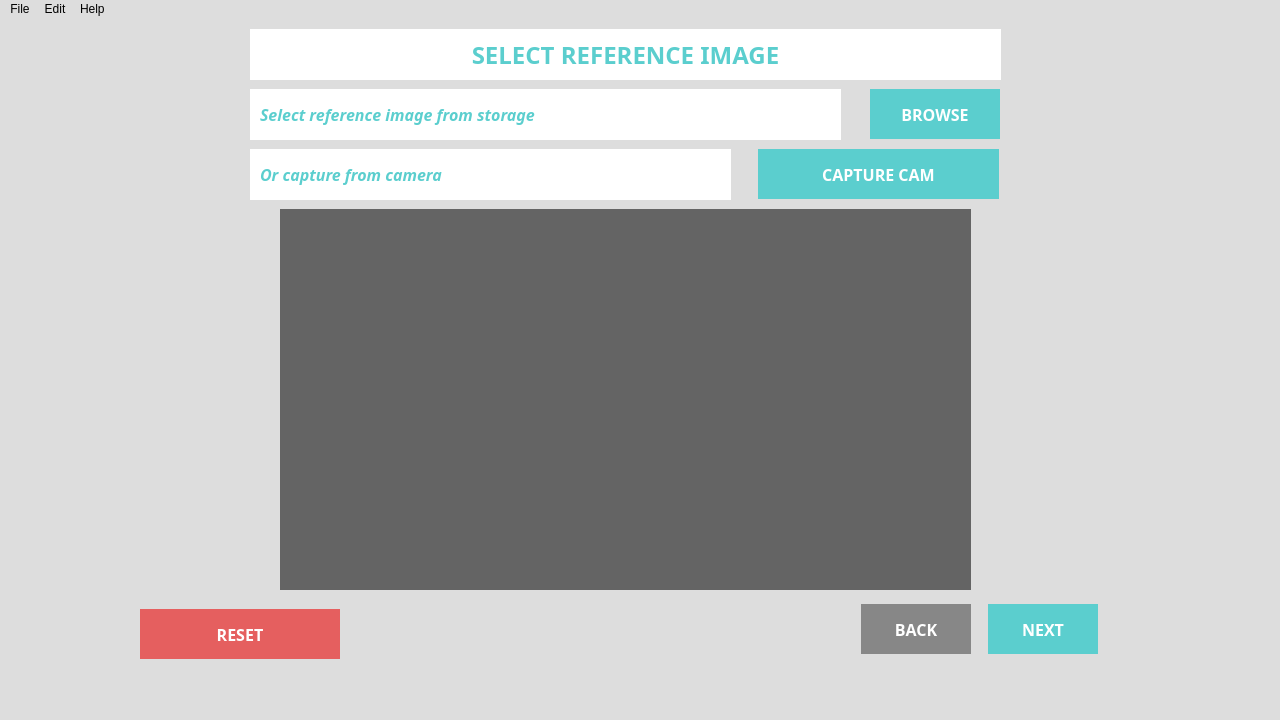
<?xml version="1.0" encoding="UTF-8"?>
<ui version="4.0">
 <class>MainWindow</class>
 <widget class="QMainWindow" name="MainWindow">
  <property name="geometry">
   <rect>
    <x>0</x>
    <y>0</y>
    <width>1280</width>
    <height>720</height>
   </rect>
  </property>
  <property name="windowTitle">
   <string>MainWindow</string>
  </property>
  <property name="styleSheet">
   <string notr="true">color: black;
background-color: rgb(221, 221, 221);
border:0;
font: 12pt &quot;Montserrat&quot;;</string>
  </property>
  <widget class="QWidget" name="centralwidget">
   <widget class="QLabel" name="define_parking_lot_label">
    <property name="geometry">
     <rect>
      <x>250</x>
      <y>10</y>
      <width>751</width>
      <height>51</height>
     </rect>
    </property>
    <property name="font">
     <font>
      <family>Montserrat</family>
      <pointsize>18</pointsize>
      <weight>75</weight>
      <italic>false</italic>
      <bold>true</bold>
     </font>
    </property>
    <property name="styleSheet">
     <string notr="true">color: rgb(91, 206, 206);
background-color: rgb(255, 255, 255);
font: 18pt;
font: bold;</string>
    </property>
    <property name="text">
     <string>SELECT REFERENCE IMAGE</string>
    </property>
    <property name="alignment">
     <set>Qt::AlignCenter</set>
    </property>
   </widget>
   <widget class="QWidget" name="horizontalLayoutWidget_3">
    <property name="geometry">
     <rect>
      <x>850</x>
      <y>570</y>
      <width>261</width>
      <height>80</height>
     </rect>
    </property>
    <layout class="QHBoxLayout" name="horizontalLayout">
     <item>
      <widget class="QPushButton" name="back_button">
       <property name="maximumSize">
        <size>
         <width>110</width>
         <height>50</height>
        </size>
       </property>
       <property name="palette">
        <palette>
         <active>
          <colorrole role="WindowText">
           <brush brushstyle="SolidPattern">
            <color alpha="255">
             <red>255</red>
             <green>255</green>
             <blue>255</blue>
            </color>
           </brush>
          </colorrole>
          <colorrole role="Button">
           <brush brushstyle="SolidPattern">
            <color alpha="255">
             <red>135</red>
             <green>135</green>
             <blue>135</blue>
            </color>
           </brush>
          </colorrole>
          <colorrole role="Text">
           <brush brushstyle="SolidPattern">
            <color alpha="255">
             <red>255</red>
             <green>255</green>
             <blue>255</blue>
            </color>
           </brush>
          </colorrole>
          <colorrole role="ButtonText">
           <brush brushstyle="SolidPattern">
            <color alpha="255">
             <red>255</red>
             <green>255</green>
             <blue>255</blue>
            </color>
           </brush>
          </colorrole>
          <colorrole role="Base">
           <brush brushstyle="SolidPattern">
            <color alpha="255">
             <red>135</red>
             <green>135</green>
             <blue>135</blue>
            </color>
           </brush>
          </colorrole>
          <colorrole role="Window">
           <brush brushstyle="SolidPattern">
            <color alpha="255">
             <red>135</red>
             <green>135</green>
             <blue>135</blue>
            </color>
           </brush>
          </colorrole>
          <colorrole role="PlaceholderText">
           <brush brushstyle="NoBrush">
            <color alpha="128">
             <red>255</red>
             <green>255</green>
             <blue>255</blue>
            </color>
           </brush>
          </colorrole>
         </active>
         <inactive>
          <colorrole role="WindowText">
           <brush brushstyle="SolidPattern">
            <color alpha="255">
             <red>255</red>
             <green>255</green>
             <blue>255</blue>
            </color>
           </brush>
          </colorrole>
          <colorrole role="Button">
           <brush brushstyle="SolidPattern">
            <color alpha="255">
             <red>135</red>
             <green>135</green>
             <blue>135</blue>
            </color>
           </brush>
          </colorrole>
          <colorrole role="Text">
           <brush brushstyle="SolidPattern">
            <color alpha="255">
             <red>255</red>
             <green>255</green>
             <blue>255</blue>
            </color>
           </brush>
          </colorrole>
          <colorrole role="ButtonText">
           <brush brushstyle="SolidPattern">
            <color alpha="255">
             <red>255</red>
             <green>255</green>
             <blue>255</blue>
            </color>
           </brush>
          </colorrole>
          <colorrole role="Base">
           <brush brushstyle="SolidPattern">
            <color alpha="255">
             <red>135</red>
             <green>135</green>
             <blue>135</blue>
            </color>
           </brush>
          </colorrole>
          <colorrole role="Window">
           <brush brushstyle="SolidPattern">
            <color alpha="255">
             <red>135</red>
             <green>135</green>
             <blue>135</blue>
            </color>
           </brush>
          </colorrole>
          <colorrole role="PlaceholderText">
           <brush brushstyle="NoBrush">
            <color alpha="128">
             <red>255</red>
             <green>255</green>
             <blue>255</blue>
            </color>
           </brush>
          </colorrole>
         </inactive>
         <disabled>
          <colorrole role="WindowText">
           <brush brushstyle="SolidPattern">
            <color alpha="255">
             <red>255</red>
             <green>255</green>
             <blue>255</blue>
            </color>
           </brush>
          </colorrole>
          <colorrole role="Button">
           <brush brushstyle="SolidPattern">
            <color alpha="255">
             <red>135</red>
             <green>135</green>
             <blue>135</blue>
            </color>
           </brush>
          </colorrole>
          <colorrole role="Text">
           <brush brushstyle="SolidPattern">
            <color alpha="255">
             <red>255</red>
             <green>255</green>
             <blue>255</blue>
            </color>
           </brush>
          </colorrole>
          <colorrole role="ButtonText">
           <brush brushstyle="SolidPattern">
            <color alpha="255">
             <red>255</red>
             <green>255</green>
             <blue>255</blue>
            </color>
           </brush>
          </colorrole>
          <colorrole role="Base">
           <brush brushstyle="SolidPattern">
            <color alpha="255">
             <red>135</red>
             <green>135</green>
             <blue>135</blue>
            </color>
           </brush>
          </colorrole>
          <colorrole role="Window">
           <brush brushstyle="SolidPattern">
            <color alpha="255">
             <red>135</red>
             <green>135</green>
             <blue>135</blue>
            </color>
           </brush>
          </colorrole>
          <colorrole role="PlaceholderText">
           <brush brushstyle="NoBrush">
            <color alpha="128">
             <red>255</red>
             <green>255</green>
             <blue>255</blue>
            </color>
           </brush>
          </colorrole>
         </disabled>
        </palette>
       </property>
       <property name="font">
        <font>
         <family>Montserrat</family>
         <pointsize>12</pointsize>
         <weight>75</weight>
         <italic>false</italic>
         <bold>true</bold>
        </font>
       </property>
       <property name="whatsThis">
        <string>&lt;html&gt;&lt;head/&gt;&lt;body&gt;&lt;p&gt;&lt;span style=&quot; font-size:11pt; font-weight:400;&quot;&gt;Return to previous step&lt;/span&gt;&lt;/p&gt;&lt;/body&gt;&lt;/html&gt;</string>
       </property>
       <property name="styleSheet">
        <string notr="true">QPushButton{
	background-color:rgb(135, 135, 135);
	color: rgb(255, 255, 255);
	font: 12pt;
	font: bold;
}

QPushButton:hover{
	background-color:rgb(180, 180, 180);
}

QPushButton:pressed{
	background-color:rgb(86, 86, 86);
	border -radius: 20px;
}</string>
       </property>
       <property name="text">
        <string>BACK</string>
       </property>
      </widget>
     </item>
     <item>
      <widget class="QPushButton" name="next_button">
       <property name="maximumSize">
        <size>
         <width>110</width>
         <height>50</height>
        </size>
       </property>
       <property name="palette">
        <palette>
         <active>
          <colorrole role="WindowText">
           <brush brushstyle="SolidPattern">
            <color alpha="255">
             <red>255</red>
             <green>255</green>
             <blue>255</blue>
            </color>
           </brush>
          </colorrole>
          <colorrole role="Button">
           <brush brushstyle="SolidPattern">
            <color alpha="255">
             <red>91</red>
             <green>206</green>
             <blue>206</blue>
            </color>
           </brush>
          </colorrole>
          <colorrole role="Text">
           <brush brushstyle="SolidPattern">
            <color alpha="255">
             <red>255</red>
             <green>255</green>
             <blue>255</blue>
            </color>
           </brush>
          </colorrole>
          <colorrole role="ButtonText">
           <brush brushstyle="SolidPattern">
            <color alpha="255">
             <red>255</red>
             <green>255</green>
             <blue>255</blue>
            </color>
           </brush>
          </colorrole>
          <colorrole role="Base">
           <brush brushstyle="SolidPattern">
            <color alpha="255">
             <red>91</red>
             <green>206</green>
             <blue>206</blue>
            </color>
           </brush>
          </colorrole>
          <colorrole role="Window">
           <brush brushstyle="SolidPattern">
            <color alpha="255">
             <red>91</red>
             <green>206</green>
             <blue>206</blue>
            </color>
           </brush>
          </colorrole>
          <colorrole role="PlaceholderText">
           <brush brushstyle="NoBrush">
            <color alpha="128">
             <red>255</red>
             <green>255</green>
             <blue>255</blue>
            </color>
           </brush>
          </colorrole>
         </active>
         <inactive>
          <colorrole role="WindowText">
           <brush brushstyle="SolidPattern">
            <color alpha="255">
             <red>255</red>
             <green>255</green>
             <blue>255</blue>
            </color>
           </brush>
          </colorrole>
          <colorrole role="Button">
           <brush brushstyle="SolidPattern">
            <color alpha="255">
             <red>91</red>
             <green>206</green>
             <blue>206</blue>
            </color>
           </brush>
          </colorrole>
          <colorrole role="Text">
           <brush brushstyle="SolidPattern">
            <color alpha="255">
             <red>255</red>
             <green>255</green>
             <blue>255</blue>
            </color>
           </brush>
          </colorrole>
          <colorrole role="ButtonText">
           <brush brushstyle="SolidPattern">
            <color alpha="255">
             <red>255</red>
             <green>255</green>
             <blue>255</blue>
            </color>
           </brush>
          </colorrole>
          <colorrole role="Base">
           <brush brushstyle="SolidPattern">
            <color alpha="255">
             <red>91</red>
             <green>206</green>
             <blue>206</blue>
            </color>
           </brush>
          </colorrole>
          <colorrole role="Window">
           <brush brushstyle="SolidPattern">
            <color alpha="255">
             <red>91</red>
             <green>206</green>
             <blue>206</blue>
            </color>
           </brush>
          </colorrole>
          <colorrole role="PlaceholderText">
           <brush brushstyle="NoBrush">
            <color alpha="128">
             <red>255</red>
             <green>255</green>
             <blue>255</blue>
            </color>
           </brush>
          </colorrole>
         </inactive>
         <disabled>
          <colorrole role="WindowText">
           <brush brushstyle="SolidPattern">
            <color alpha="255">
             <red>255</red>
             <green>255</green>
             <blue>255</blue>
            </color>
           </brush>
          </colorrole>
          <colorrole role="Button">
           <brush brushstyle="SolidPattern">
            <color alpha="255">
             <red>91</red>
             <green>206</green>
             <blue>206</blue>
            </color>
           </brush>
          </colorrole>
          <colorrole role="Text">
           <brush brushstyle="SolidPattern">
            <color alpha="255">
             <red>255</red>
             <green>255</green>
             <blue>255</blue>
            </color>
           </brush>
          </colorrole>
          <colorrole role="ButtonText">
           <brush brushstyle="SolidPattern">
            <color alpha="255">
             <red>255</red>
             <green>255</green>
             <blue>255</blue>
            </color>
           </brush>
          </colorrole>
          <colorrole role="Base">
           <brush brushstyle="SolidPattern">
            <color alpha="255">
             <red>91</red>
             <green>206</green>
             <blue>206</blue>
            </color>
           </brush>
          </colorrole>
          <colorrole role="Window">
           <brush brushstyle="SolidPattern">
            <color alpha="255">
             <red>91</red>
             <green>206</green>
             <blue>206</blue>
            </color>
           </brush>
          </colorrole>
          <colorrole role="PlaceholderText">
           <brush brushstyle="NoBrush">
            <color alpha="128">
             <red>255</red>
             <green>255</green>
             <blue>255</blue>
            </color>
           </brush>
          </colorrole>
         </disabled>
        </palette>
       </property>
       <property name="font">
        <font>
         <family>Montserrat</family>
         <pointsize>12</pointsize>
         <weight>75</weight>
         <italic>false</italic>
         <bold>true</bold>
        </font>
       </property>
       <property name="whatsThis">
        <string>&lt;html&gt;&lt;head/&gt;&lt;body&gt;&lt;p&gt;&lt;span style=&quot; font-size:11pt; font-weight:400;&quot;&gt;Proceed to next step&lt;/span&gt;&lt;/p&gt;&lt;/body&gt;&lt;/html&gt;</string>
       </property>
       <property name="styleSheet">
        <string notr="true">QPushButton{
	background-color: rgb(91, 206, 206);
	color: rgb(255, 255, 255);
	font: 12pt;
	font: bold;
}

QPushButton:hover{
	background-color: rgb(108, 245, 245);
}

QPushButton:pressed{
	background-color: rgb(51, 153, 150);
	border -radius: 20px;
}</string>
       </property>
       <property name="text">
        <string>NEXT</string>
       </property>
      </widget>
     </item>
    </layout>
   </widget>
   <widget class="QLabel" name="ref_image">
    <property name="geometry">
     <rect>
      <x>280</x>
      <y>190</y>
      <width>691</width>
      <height>381</height>
     </rect>
    </property>
    <property name="maximumSize">
     <size>
      <width>720</width>
      <height>405</height>
     </size>
    </property>
    <property name="font">
     <font>
      <family>Montserrat</family>
      <pointsize>12</pointsize>
      <weight>50</weight>
      <italic>false</italic>
      <bold>false</bold>
     </font>
    </property>
    <property name="styleSheet">
     <string notr="true">background-color: rgb(100, 100, 100);
color: rgb(255, 255, 255);</string>
    </property>
    <property name="frameShadow">
     <enum>QFrame::Plain</enum>
    </property>
    <property name="text">
     <string/>
    </property>
    <property name="pixmap">
     <pixmap>D:/HUST_GUI/Reference image/default_ref_image.png</pixmap>
    </property>
    <property name="scaledContents">
     <bool>true</bool>
    </property>
    <property name="alignment">
     <set>Qt::AlignCenter</set>
    </property>
   </widget>
   <widget class="QPushButton" name="capture_button">
    <property name="geometry">
     <rect>
      <x>758</x>
      <y>130</y>
      <width>241</width>
      <height>50</height>
     </rect>
    </property>
    <property name="maximumSize">
     <size>
      <width>300</width>
      <height>50</height>
     </size>
    </property>
    <property name="palette">
     <palette>
      <active>
       <colorrole role="WindowText">
        <brush brushstyle="SolidPattern">
         <color alpha="255">
          <red>255</red>
          <green>255</green>
          <blue>255</blue>
         </color>
        </brush>
       </colorrole>
       <colorrole role="Button">
        <brush brushstyle="SolidPattern">
         <color alpha="255">
          <red>91</red>
          <green>206</green>
          <blue>206</blue>
         </color>
        </brush>
       </colorrole>
       <colorrole role="Text">
        <brush brushstyle="SolidPattern">
         <color alpha="255">
          <red>255</red>
          <green>255</green>
          <blue>255</blue>
         </color>
        </brush>
       </colorrole>
       <colorrole role="ButtonText">
        <brush brushstyle="SolidPattern">
         <color alpha="255">
          <red>255</red>
          <green>255</green>
          <blue>255</blue>
         </color>
        </brush>
       </colorrole>
       <colorrole role="Base">
        <brush brushstyle="SolidPattern">
         <color alpha="255">
          <red>91</red>
          <green>206</green>
          <blue>206</blue>
         </color>
        </brush>
       </colorrole>
       <colorrole role="Window">
        <brush brushstyle="SolidPattern">
         <color alpha="255">
          <red>91</red>
          <green>206</green>
          <blue>206</blue>
         </color>
        </brush>
       </colorrole>
       <colorrole role="PlaceholderText">
        <brush brushstyle="NoBrush">
         <color alpha="128">
          <red>255</red>
          <green>255</green>
          <blue>255</blue>
         </color>
        </brush>
       </colorrole>
      </active>
      <inactive>
       <colorrole role="WindowText">
        <brush brushstyle="SolidPattern">
         <color alpha="255">
          <red>255</red>
          <green>255</green>
          <blue>255</blue>
         </color>
        </brush>
       </colorrole>
       <colorrole role="Button">
        <brush brushstyle="SolidPattern">
         <color alpha="255">
          <red>91</red>
          <green>206</green>
          <blue>206</blue>
         </color>
        </brush>
       </colorrole>
       <colorrole role="Text">
        <brush brushstyle="SolidPattern">
         <color alpha="255">
          <red>255</red>
          <green>255</green>
          <blue>255</blue>
         </color>
        </brush>
       </colorrole>
       <colorrole role="ButtonText">
        <brush brushstyle="SolidPattern">
         <color alpha="255">
          <red>255</red>
          <green>255</green>
          <blue>255</blue>
         </color>
        </brush>
       </colorrole>
       <colorrole role="Base">
        <brush brushstyle="SolidPattern">
         <color alpha="255">
          <red>91</red>
          <green>206</green>
          <blue>206</blue>
         </color>
        </brush>
       </colorrole>
       <colorrole role="Window">
        <brush brushstyle="SolidPattern">
         <color alpha="255">
          <red>91</red>
          <green>206</green>
          <blue>206</blue>
         </color>
        </brush>
       </colorrole>
       <colorrole role="PlaceholderText">
        <brush brushstyle="NoBrush">
         <color alpha="128">
          <red>255</red>
          <green>255</green>
          <blue>255</blue>
         </color>
        </brush>
       </colorrole>
      </inactive>
      <disabled>
       <colorrole role="WindowText">
        <brush brushstyle="SolidPattern">
         <color alpha="255">
          <red>255</red>
          <green>255</green>
          <blue>255</blue>
         </color>
        </brush>
       </colorrole>
       <colorrole role="Button">
        <brush brushstyle="SolidPattern">
         <color alpha="255">
          <red>91</red>
          <green>206</green>
          <blue>206</blue>
         </color>
        </brush>
       </colorrole>
       <colorrole role="Text">
        <brush brushstyle="SolidPattern">
         <color alpha="255">
          <red>255</red>
          <green>255</green>
          <blue>255</blue>
         </color>
        </brush>
       </colorrole>
       <colorrole role="ButtonText">
        <brush brushstyle="SolidPattern">
         <color alpha="255">
          <red>255</red>
          <green>255</green>
          <blue>255</blue>
         </color>
        </brush>
       </colorrole>
       <colorrole role="Base">
        <brush brushstyle="SolidPattern">
         <color alpha="255">
          <red>91</red>
          <green>206</green>
          <blue>206</blue>
         </color>
        </brush>
       </colorrole>
       <colorrole role="Window">
        <brush brushstyle="SolidPattern">
         <color alpha="255">
          <red>91</red>
          <green>206</green>
          <blue>206</blue>
         </color>
        </brush>
       </colorrole>
       <colorrole role="PlaceholderText">
        <brush brushstyle="NoBrush">
         <color alpha="128">
          <red>255</red>
          <green>255</green>
          <blue>255</blue>
         </color>
        </brush>
       </colorrole>
      </disabled>
     </palette>
    </property>
    <property name="font">
     <font>
      <family>Montserrat</family>
      <pointsize>12</pointsize>
      <weight>75</weight>
      <italic>false</italic>
      <bold>true</bold>
     </font>
    </property>
    <property name="whatsThis">
     <string>&lt;html&gt;&lt;head/&gt;&lt;body&gt;&lt;p&gt;&lt;span style=&quot; font-size:11pt; font-weight:400;&quot;&gt;Proceed to next step&lt;/span&gt;&lt;/p&gt;&lt;/body&gt;&lt;/html&gt;</string>
    </property>
    <property name="styleSheet">
     <string notr="true">QPushButton{
	background-color: rgb(91, 206, 206);
	color: rgb(255, 255, 255);
	font: 12pt;
	font: bold;
}

QPushButton:hover{
	background-color: rgb(108, 245, 245);
}

QPushButton:pressed{
	background-color: rgb(51, 153, 150);
	border -radius: 20px;
}</string>
    </property>
    <property name="text">
     <string>CAPTURE CAM</string>
    </property>
   </widget>
   <widget class="QPushButton" name="browse_button">
    <property name="geometry">
     <rect>
      <x>870</x>
      <y>70</y>
      <width>130</width>
      <height>50</height>
     </rect>
    </property>
    <property name="maximumSize">
     <size>
      <width>130</width>
      <height>50</height>
     </size>
    </property>
    <property name="palette">
     <palette>
      <active>
       <colorrole role="WindowText">
        <brush brushstyle="SolidPattern">
         <color alpha="255">
          <red>255</red>
          <green>255</green>
          <blue>255</blue>
         </color>
        </brush>
       </colorrole>
       <colorrole role="Button">
        <brush brushstyle="SolidPattern">
         <color alpha="255">
          <red>91</red>
          <green>206</green>
          <blue>206</blue>
         </color>
        </brush>
       </colorrole>
       <colorrole role="Text">
        <brush brushstyle="SolidPattern">
         <color alpha="255">
          <red>255</red>
          <green>255</green>
          <blue>255</blue>
         </color>
        </brush>
       </colorrole>
       <colorrole role="ButtonText">
        <brush brushstyle="SolidPattern">
         <color alpha="255">
          <red>255</red>
          <green>255</green>
          <blue>255</blue>
         </color>
        </brush>
       </colorrole>
       <colorrole role="Base">
        <brush brushstyle="SolidPattern">
         <color alpha="255">
          <red>91</red>
          <green>206</green>
          <blue>206</blue>
         </color>
        </brush>
       </colorrole>
       <colorrole role="Window">
        <brush brushstyle="SolidPattern">
         <color alpha="255">
          <red>91</red>
          <green>206</green>
          <blue>206</blue>
         </color>
        </brush>
       </colorrole>
       <colorrole role="PlaceholderText">
        <brush brushstyle="NoBrush">
         <color alpha="128">
          <red>255</red>
          <green>255</green>
          <blue>255</blue>
         </color>
        </brush>
       </colorrole>
      </active>
      <inactive>
       <colorrole role="WindowText">
        <brush brushstyle="SolidPattern">
         <color alpha="255">
          <red>255</red>
          <green>255</green>
          <blue>255</blue>
         </color>
        </brush>
       </colorrole>
       <colorrole role="Button">
        <brush brushstyle="SolidPattern">
         <color alpha="255">
          <red>91</red>
          <green>206</green>
          <blue>206</blue>
         </color>
        </brush>
       </colorrole>
       <colorrole role="Text">
        <brush brushstyle="SolidPattern">
         <color alpha="255">
          <red>255</red>
          <green>255</green>
          <blue>255</blue>
         </color>
        </brush>
       </colorrole>
       <colorrole role="ButtonText">
        <brush brushstyle="SolidPattern">
         <color alpha="255">
          <red>255</red>
          <green>255</green>
          <blue>255</blue>
         </color>
        </brush>
       </colorrole>
       <colorrole role="Base">
        <brush brushstyle="SolidPattern">
         <color alpha="255">
          <red>91</red>
          <green>206</green>
          <blue>206</blue>
         </color>
        </brush>
       </colorrole>
       <colorrole role="Window">
        <brush brushstyle="SolidPattern">
         <color alpha="255">
          <red>91</red>
          <green>206</green>
          <blue>206</blue>
         </color>
        </brush>
       </colorrole>
       <colorrole role="PlaceholderText">
        <brush brushstyle="NoBrush">
         <color alpha="128">
          <red>255</red>
          <green>255</green>
          <blue>255</blue>
         </color>
        </brush>
       </colorrole>
      </inactive>
      <disabled>
       <colorrole role="WindowText">
        <brush brushstyle="SolidPattern">
         <color alpha="255">
          <red>255</red>
          <green>255</green>
          <blue>255</blue>
         </color>
        </brush>
       </colorrole>
       <colorrole role="Button">
        <brush brushstyle="SolidPattern">
         <color alpha="255">
          <red>91</red>
          <green>206</green>
          <blue>206</blue>
         </color>
        </brush>
       </colorrole>
       <colorrole role="Text">
        <brush brushstyle="SolidPattern">
         <color alpha="255">
          <red>255</red>
          <green>255</green>
          <blue>255</blue>
         </color>
        </brush>
       </colorrole>
       <colorrole role="ButtonText">
        <brush brushstyle="SolidPattern">
         <color alpha="255">
          <red>255</red>
          <green>255</green>
          <blue>255</blue>
         </color>
        </brush>
       </colorrole>
       <colorrole role="Base">
        <brush brushstyle="SolidPattern">
         <color alpha="255">
          <red>91</red>
          <green>206</green>
          <blue>206</blue>
         </color>
        </brush>
       </colorrole>
       <colorrole role="Window">
        <brush brushstyle="SolidPattern">
         <color alpha="255">
          <red>91</red>
          <green>206</green>
          <blue>206</blue>
         </color>
        </brush>
       </colorrole>
       <colorrole role="PlaceholderText">
        <brush brushstyle="NoBrush">
         <color alpha="128">
          <red>255</red>
          <green>255</green>
          <blue>255</blue>
         </color>
        </brush>
       </colorrole>
      </disabled>
     </palette>
    </property>
    <property name="font">
     <font>
      <family>Montserrat</family>
      <pointsize>12</pointsize>
      <weight>75</weight>
      <italic>false</italic>
      <bold>true</bold>
     </font>
    </property>
    <property name="whatsThis">
     <string>&lt;html&gt;&lt;head/&gt;&lt;body&gt;&lt;p&gt;&lt;span style=&quot; font-size:11pt; font-weight:400;&quot;&gt;Return to previous step&lt;/span&gt;&lt;/p&gt;&lt;/body&gt;&lt;/html&gt;</string>
    </property>
    <property name="styleSheet">
     <string notr="true">QPushButton{
	background-color: rgb(91, 206, 206);
	color: rgb(255, 255, 255);
	font: 12pt;
	font: bold;
}

QPushButton:hover{
	background-color: rgb(108, 245, 245);
}

QPushButton:pressed{
	background-color: rgb(51, 153, 150);
	border -radius: 20px;
}</string>
    </property>
    <property name="text">
     <string>BROWSE</string>
    </property>
   </widget>
   <widget class="QLabel" name="capture_from_cam">
    <property name="geometry">
     <rect>
      <x>250</x>
      <y>130</y>
      <width>481</width>
      <height>51</height>
     </rect>
    </property>
    <property name="font">
     <font>
      <family>Montserrat</family>
      <pointsize>12</pointsize>
      <weight>75</weight>
      <italic>true</italic>
      <bold>true</bold>
     </font>
    </property>
    <property name="styleSheet">
     <string notr="true">color: rgb(91, 206, 206);
background-color: rgb(255, 255, 255);
font: 12pt;
font: italic bold;</string>
    </property>
    <property name="text">
     <string>Or capture from camera</string>
    </property>
    <property name="alignment">
     <set>Qt::AlignLeading|Qt::AlignLeft|Qt::AlignVCenter</set>
    </property>
    <property name="indent">
     <number>10</number>
    </property>
   </widget>
   <widget class="QPushButton" name="reset_button">
    <property name="geometry">
     <rect>
      <x>140</x>
      <y>590</y>
      <width>200</width>
      <height>50</height>
     </rect>
    </property>
    <property name="maximumSize">
     <size>
      <width>200</width>
      <height>50</height>
     </size>
    </property>
    <property name="palette">
     <palette>
      <active>
       <colorrole role="WindowText">
        <brush brushstyle="SolidPattern">
         <color alpha="255">
          <red>255</red>
          <green>255</green>
          <blue>255</blue>
         </color>
        </brush>
       </colorrole>
       <colorrole role="Button">
        <brush brushstyle="SolidPattern">
         <color alpha="255">
          <red>229</red>
          <green>95</green>
          <blue>95</blue>
         </color>
        </brush>
       </colorrole>
       <colorrole role="Text">
        <brush brushstyle="SolidPattern">
         <color alpha="255">
          <red>255</red>
          <green>255</green>
          <blue>255</blue>
         </color>
        </brush>
       </colorrole>
       <colorrole role="ButtonText">
        <brush brushstyle="SolidPattern">
         <color alpha="255">
          <red>255</red>
          <green>255</green>
          <blue>255</blue>
         </color>
        </brush>
       </colorrole>
       <colorrole role="Base">
        <brush brushstyle="SolidPattern">
         <color alpha="255">
          <red>229</red>
          <green>95</green>
          <blue>95</blue>
         </color>
        </brush>
       </colorrole>
       <colorrole role="Window">
        <brush brushstyle="SolidPattern">
         <color alpha="255">
          <red>229</red>
          <green>95</green>
          <blue>95</blue>
         </color>
        </brush>
       </colorrole>
       <colorrole role="PlaceholderText">
        <brush brushstyle="NoBrush">
         <color alpha="128">
          <red>255</red>
          <green>255</green>
          <blue>255</blue>
         </color>
        </brush>
       </colorrole>
      </active>
      <inactive>
       <colorrole role="WindowText">
        <brush brushstyle="SolidPattern">
         <color alpha="255">
          <red>255</red>
          <green>255</green>
          <blue>255</blue>
         </color>
        </brush>
       </colorrole>
       <colorrole role="Button">
        <brush brushstyle="SolidPattern">
         <color alpha="255">
          <red>229</red>
          <green>95</green>
          <blue>95</blue>
         </color>
        </brush>
       </colorrole>
       <colorrole role="Text">
        <brush brushstyle="SolidPattern">
         <color alpha="255">
          <red>255</red>
          <green>255</green>
          <blue>255</blue>
         </color>
        </brush>
       </colorrole>
       <colorrole role="ButtonText">
        <brush brushstyle="SolidPattern">
         <color alpha="255">
          <red>255</red>
          <green>255</green>
          <blue>255</blue>
         </color>
        </brush>
       </colorrole>
       <colorrole role="Base">
        <brush brushstyle="SolidPattern">
         <color alpha="255">
          <red>229</red>
          <green>95</green>
          <blue>95</blue>
         </color>
        </brush>
       </colorrole>
       <colorrole role="Window">
        <brush brushstyle="SolidPattern">
         <color alpha="255">
          <red>229</red>
          <green>95</green>
          <blue>95</blue>
         </color>
        </brush>
       </colorrole>
       <colorrole role="PlaceholderText">
        <brush brushstyle="NoBrush">
         <color alpha="128">
          <red>255</red>
          <green>255</green>
          <blue>255</blue>
         </color>
        </brush>
       </colorrole>
      </inactive>
      <disabled>
       <colorrole role="WindowText">
        <brush brushstyle="SolidPattern">
         <color alpha="255">
          <red>255</red>
          <green>255</green>
          <blue>255</blue>
         </color>
        </brush>
       </colorrole>
       <colorrole role="Button">
        <brush brushstyle="SolidPattern">
         <color alpha="255">
          <red>229</red>
          <green>95</green>
          <blue>95</blue>
         </color>
        </brush>
       </colorrole>
       <colorrole role="Text">
        <brush brushstyle="SolidPattern">
         <color alpha="255">
          <red>255</red>
          <green>255</green>
          <blue>255</blue>
         </color>
        </brush>
       </colorrole>
       <colorrole role="ButtonText">
        <brush brushstyle="SolidPattern">
         <color alpha="255">
          <red>255</red>
          <green>255</green>
          <blue>255</blue>
         </color>
        </brush>
       </colorrole>
       <colorrole role="Base">
        <brush brushstyle="SolidPattern">
         <color alpha="255">
          <red>229</red>
          <green>95</green>
          <blue>95</blue>
         </color>
        </brush>
       </colorrole>
       <colorrole role="Window">
        <brush brushstyle="SolidPattern">
         <color alpha="255">
          <red>229</red>
          <green>95</green>
          <blue>95</blue>
         </color>
        </brush>
       </colorrole>
       <colorrole role="PlaceholderText">
        <brush brushstyle="NoBrush">
         <color alpha="128">
          <red>255</red>
          <green>255</green>
          <blue>255</blue>
         </color>
        </brush>
       </colorrole>
      </disabled>
     </palette>
    </property>
    <property name="font">
     <font>
      <family>Montserrat</family>
      <pointsize>12</pointsize>
      <weight>75</weight>
      <italic>false</italic>
      <bold>true</bold>
     </font>
    </property>
    <property name="whatsThis">
     <string>&lt;html&gt;&lt;head/&gt;&lt;body&gt;&lt;p&gt;&lt;span style=&quot; font-size:11pt; font-weight:400;&quot;&gt;Proceed to next step&lt;/span&gt;&lt;/p&gt;&lt;/body&gt;&lt;/html&gt;</string>
    </property>
    <property name="styleSheet">
     <string notr="true">QPushButton{
	background-color: rgb(229, 95, 95);
	color: rgb(255, 255, 255);
	font: 12pt ;
	font: bold;
}

QPushButton:hover{
	background-color:rgb(255, 106, 106);
}

QPushButton:pressed{
	background-color: rgb(167, 69, 69);
}</string>
    </property>
    <property name="text">
     <string>RESET</string>
    </property>
   </widget>
   <widget class="QLabel" name="image_name">
    <property name="geometry">
     <rect>
      <x>250</x>
      <y>70</y>
      <width>591</width>
      <height>51</height>
     </rect>
    </property>
    <property name="font">
     <font>
      <family>Montserrat</family>
      <pointsize>12</pointsize>
      <weight>75</weight>
      <italic>true</italic>
      <bold>true</bold>
     </font>
    </property>
    <property name="styleSheet">
     <string notr="true">color: rgb(91, 206, 206);
background-color: rgb(255, 255, 255);
font: 12pt;
font: italic bold;</string>
    </property>
    <property name="text">
     <string>Select reference image from storage</string>
    </property>
    <property name="alignment">
     <set>Qt::AlignLeading|Qt::AlignLeft|Qt::AlignVCenter</set>
    </property>
    <property name="indent">
     <number>10</number>
    </property>
   </widget>
   <widget class="QLabel" name="noti_label">
    <property name="geometry">
     <rect>
      <x>360</x>
      <y>590</y>
      <width>481</width>
      <height>71</height>
     </rect>
    </property>
    <property name="styleSheet">
     <string notr="true">background-color:transparent;
font: 10pt;</string>
    </property>
    <property name="text">
     <string/>
    </property>
    <property name="alignment">
     <set>Qt::AlignHCenter|Qt::AlignTop</set>
    </property>
    <property name="wordWrap">
     <bool>true</bool>
    </property>
   </widget>
  </widget>
  <widget class="QMenuBar" name="menubar">
   <property name="geometry">
    <rect>
     <x>0</x>
     <y>0</y>
     <width>1280</width>
     <height>28</height>
    </rect>
   </property>
   <widget class="QMenu" name="menuFile">
    <property name="title">
     <string>File</string>
    </property>
    <addaction name="actionOption_1"/>
    <addaction name="actionOption_2"/>
    <addaction name="separator"/>
    <addaction name="actionExit"/>
   </widget>
   <widget class="QMenu" name="menuEdit">
    <property name="title">
     <string>Edit</string>
    </property>
    <addaction name="actionUser_mode"/>
    <addaction name="actionDeveloper_mode"/>
   </widget>
   <widget class="QMenu" name="menuHelp">
    <property name="title">
     <string>Help </string>
    </property>
    <addaction name="actionOption_3"/>
    <addaction name="actionOption_4"/>
   </widget>
   <addaction name="menuFile"/>
   <addaction name="menuEdit"/>
   <addaction name="menuHelp"/>
  </widget>
  <widget class="QStatusBar" name="statusbar"/>
  <action name="actionOption_1">
   <property name="text">
    <string>Option 1</string>
   </property>
  </action>
  <action name="actionOption_2">
   <property name="text">
    <string>Option 2</string>
   </property>
  </action>
  <action name="actionExit">
   <property name="text">
    <string>Exit</string>
   </property>
  </action>
  <action name="actionUser_mode">
   <property name="text">
    <string>User mode</string>
   </property>
  </action>
  <action name="actionDeveloper_mode">
   <property name="text">
    <string>Developer mode</string>
   </property>
  </action>
  <action name="actionOption_3">
   <property name="text">
    <string>Option 1</string>
   </property>
  </action>
  <action name="actionOption_4">
   <property name="text">
    <string>Option 2</string>
   </property>
  </action>
 </widget>
 <resources/>
 <connections/>
</ui>
